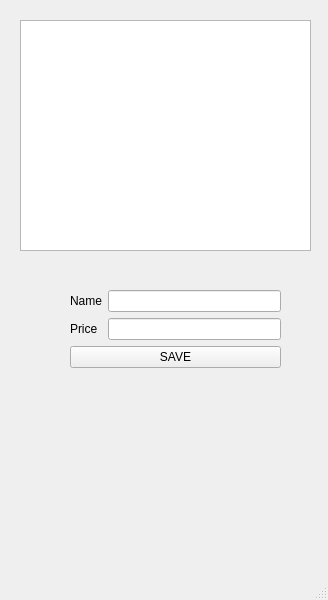
<?xml version="1.0" encoding="UTF-8"?>
<ui version="4.0">
 <class>MainWindow</class>
 <widget class="QMainWindow" name="MainWindow">
  <property name="geometry">
   <rect>
    <x>0</x>
    <y>0</y>
    <width>328</width>
    <height>600</height>
   </rect>
  </property>
  <property name="windowTitle">
   <string>MainWindow</string>
  </property>
  <widget class="QWidget" name="centralwidget">
   <widget class="QTableWidget" name="products_tableWidget">
    <property name="geometry">
     <rect>
      <x>20</x>
      <y>20</y>
      <width>291</width>
      <height>231</height>
     </rect>
    </property>
   </widget>
   <widget class="QWidget" name="formLayoutWidget">
    <property name="geometry">
     <rect>
      <x>70</x>
      <y>290</y>
      <width>211</width>
      <height>111</height>
     </rect>
    </property>
    <layout class="QFormLayout" name="formLayout">
     <item row="0" column="1">
      <widget class="QLineEdit" name="lineEdit"/>
     </item>
     <item row="1" column="1">
      <widget class="QLineEdit" name="lineEdit_2"/>
     </item>
     <item row="0" column="0">
      <widget class="QLabel" name="name_label">
       <property name="text">
        <string>Name</string>
       </property>
      </widget>
     </item>
     <item row="1" column="0">
      <widget class="QLabel" name="price_label">
       <property name="text">
        <string>Price </string>
       </property>
      </widget>
     </item>
     <item row="2" column="0" colspan="2">
      <widget class="QPushButton" name="pushButton">
       <property name="text">
        <string>SAVE</string>
       </property>
      </widget>
     </item>
    </layout>
   </widget>
  </widget>
  <widget class="QMenuBar" name="menubar">
   <property name="geometry">
    <rect>
     <x>0</x>
     <y>0</y>
     <width>328</width>
     <height>26</height>
    </rect>
   </property>
  </widget>
  <widget class="QStatusBar" name="statusbar"/>
 </widget>
 <resources/>
 <connections/>
</ui>
